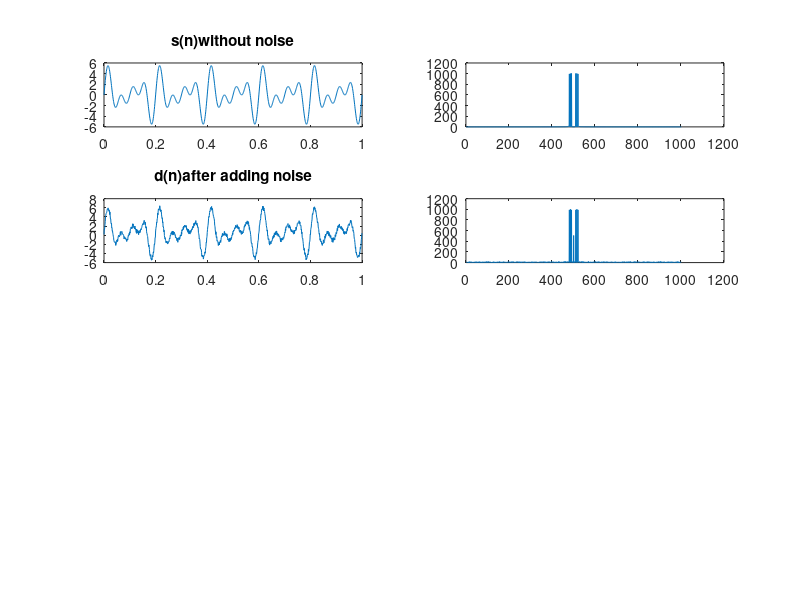

Reproduce this figure in MATLAB. (Note: this script raises an error after producing the figure.)

%lab2 adaptive signal processing
close all;
clear all;
fs=1/1000;
t=0:fs:1;
s=zeros(1,length(t));

fc=10:5:20;

for n=1:length(fc)
   
  A=2*sin(2*pi*fc(n)*t);
  s=s+A;
end

 %now add noise to s
 
 v=rand(1,length(s))
% d=awgn(s,20);
  d=s+v
 SNR=20*log10(norm(s)/norm(v))
  figure(2)
 subplot(4,2,1)
 plot(t,s)
% plot(0:2499,s(1:2500))
title('s(n)without noise')
 subplot(4,2,3)
 plot(t,d)
%  plot(0:2499,v(1:2500))
 title('d(n)after adding noise')
 
 %spectrum of the signals
 
 F_S=abs(fftshift(fft(s)));
 F_D=abs(fftshift(fft(d)));
 subplot(4,2,2)
 plot(F_S)
 subplot(4,2,4)
 plot(F_D)
 
 

 
 
%  


% 

n0_delay=1;
h = dfilt.delay(n0_delay);
delayed_d=filter(h,d);
x=delayed_d;



M = 32;                    % Filter order
lam = 1;                   % Exponential weighting factor
delta = 0.1;               % Initial input covariance estimate
w0 = zeros(M,1);           % Initial tap weight vector
P0 = (1/delta)*eye(M,M);   % Initial setting for the P matrix
Zi = zeros(M-1,1);         % FIR filter initial states



% % 
% filter_length =30;
% beta=.07; 
% X=convm(x,filter_length);
% [A,E,y]= nlms(X,d,beta,filter_length);
%  
%  mu=0.001;
% gama=0.00001;
% nord=10;
% Fs=12000;
% X=convm(x,nord);
% [A,E,y]= llms(X,d,mu,gama,nord);


mu=0.001;
nord=10;
% X=convm(x,nord);
% [A,E,y]= lms(X,d,mu,nord);
%  ha=adaptfilt.lms(nord,mu);
%  [y,E]=filter(ha,delayed_d,d);

Hadapt = adaptfilt.rls(M,lam,P0,w0,Zi);

[y,E] = filter(Hadapt,delayed_d,d);

subplot(4,2,5)
plot(t,y(1:length(t)))
% plot(0:2499,y(1:2500))
subplot(4,2,7)
plot(t,E(1:length(t)))
% plot(0:2499,E(1:2500))
title('error  e(t)');
subplot(4,2,6)
plot(abs(fftshift(fft(y))))
subplot(4,2,8)
plot(abs(fftshift(fft(E))))